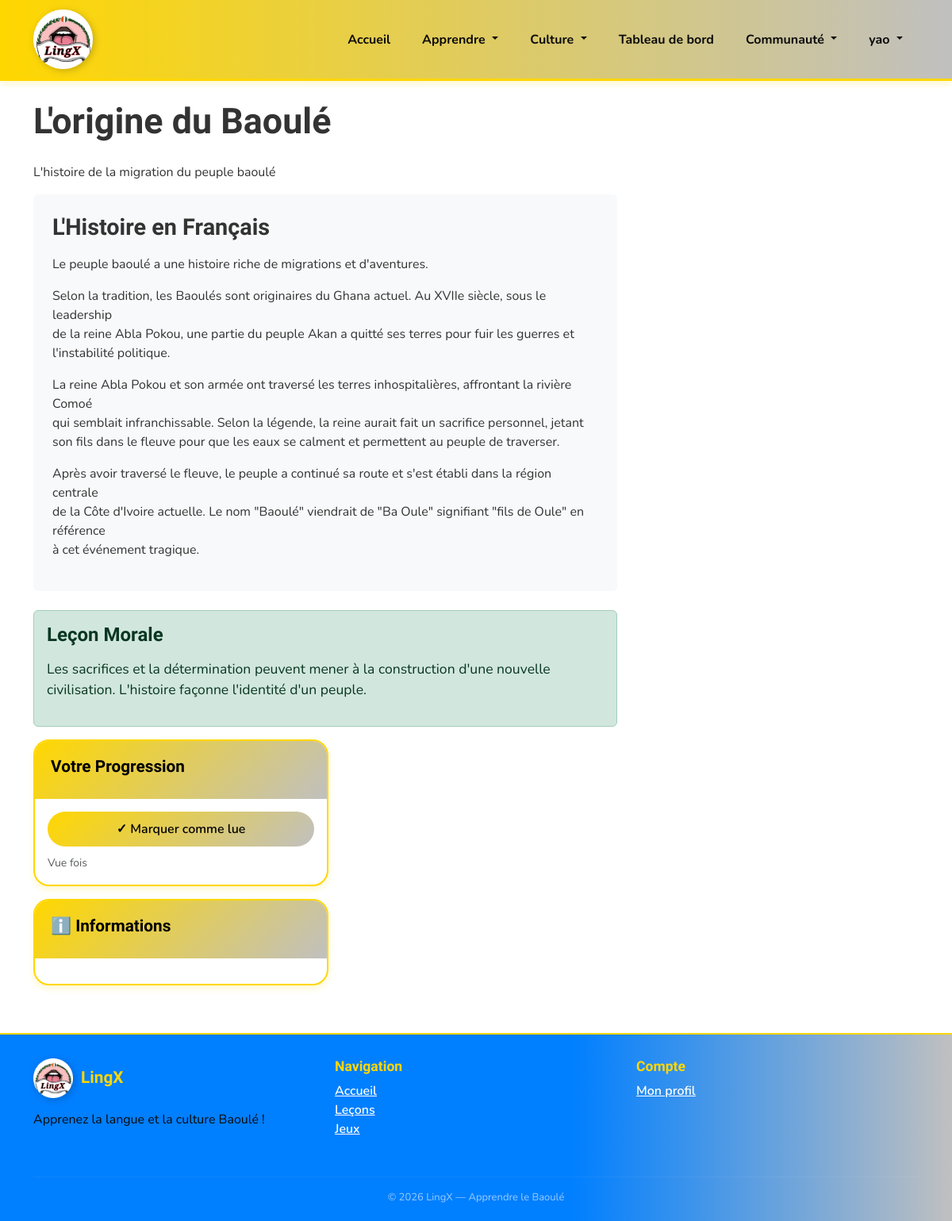
The page /story/3/ (signed in) on the database its author committed.
### lingx/models.py (models this page shows, shortened)
class Story(models.Model):
    STORY_TYPE_CHOICES = [
        ('legend', 'Légende'),
        ('tale', 'Conte'),
        ('history', 'Histoire'),
        ('fable', 'Fable'),
    ]
    title = models.CharField(max_length=250)
    story_type = models.CharField(max_length=20, choices=STORY_TYPE_CHOICES, default='tale')
    description = models.TextField()
    full_text = models.TextField()
    baule_text = models.TextField(blank=True, help_text="Texte original en Baoulé si disponible")
    moral_lesson = models.TextField(blank=True, help_text="Leçon morale ou enseignement")
    characters = models.TextField(blank=True, help_text="Personnages principaux (séparés par des virgules)")
    difficulty = models.CharField(max_length=20, choices=Lesson.DIFFICULTY_CHOICES, default='debutant')
    image = models.ImageField(upload_to='images/stories/', blank=True, null=True)
    audio_file = models.FileField(upload_to='audio/stories/', blank=True, null=True)
    video_url = models.URLField(blank=True, null=True)
    order = models.IntegerField(default=0)
    is_featured = models.BooleanField(default=False)
    created_at = models.DateTimeField(auto_now_add=True)
    updated_at = models.DateTimeField(auto_now=True)
    class Meta:
        verbose_name_plural = "Stories"
        ordering = ['order', '-created_at']

### lingx/views.py (the view)
# urls.py: path('story/<int:story_id>/', views.story_detail, name='story_detail'),
@login_required
def story_detail(request, story_id):
    story = get_object_or_404(Story, id=story_id)
    user_story_view, created = UserStoryView.objects.get_or_create(
        user=request.user,
        story=story
    )
    context = {
        'story': story,
        'user_story_view': user_story_view,
    }
    return render(request, 'story_detail.html', context)

### lingx/context_processors.py (called while the page is built, shortened)
def sous_groupes_images(request):
    repo_static = Path(__file__).resolve().parents[2] / 'static'
    images_dir = repo_static / 'images' / 'SOUS GROUPES'
    if not images_dir.exists() or not images_dir.is_dir():
        return {'sous_groupes_images': []}

### templates/story_detail.html (shortened to what this page needs)
{% extends 'base.html' %} {% load static %} {% block content %}
<div class="container mt-4">
  <h1>{{ story.title }}</h1>
  <div class="row">
    <div class="col-md-8 position-relative">
      <div class="baoule-content">
      <p>{{ story.description }}</p>
      <div class="story-content bg-light p-4 rounded">
        <h3>L'Histoire en Français</h3>
        <p style="line-height: 1.8; font-size: 1.05em">
          {{ story.full_text|linebreaks }}
        </p>
      </div>
      {% if story.moral_lesson %}
      <div class="alert alert-success mt-4">
        <h4> Leçon Morale</h4>
        <p style="font-size: 1.1em">{{ story.moral_lesson }}</p>
      </div>
      {% endif %}
        </div>
      </div>
    </div>
    <div class="col-md-4">
      {% if user.is_authenticated %}
      <div class="card mb-3">
        <div class="card-header">
          <h5> Votre Progression</h5>
        </div>
        <div class="card-body">
          {% if user_story_view.is_completed %}
          <button class="btn btn-success w-100" disabled>✓ Histoire Lue</button>
          <small class="text-muted">
            Complétée le {{ user_story_view.completed_at|date:"d/m/Y" }}
          </small>
          {% else %}
          <form method="post" action="#" class="mb-2">
            <button type="submit" class="btn btn-primary w-100">
              ✓ Marquer comme lue
            </button>
          </form>
          <small class="text-muted">Vue {{ user_story_view.views }} fois</small>
          {% endif %}
        </div>
      </div>
      {% else %}
      <div class="alert alert-info">
        <strong> Astuce:</strong>
        <a href="{% url 'login' %}">Connectez-vous</a> pour suivre votre
        progression!
      </div>
      {% endif %}
      <div class="card">
        <div class="card-header">
          <h5>ℹ️ Informations</h5>
        </div>
        <div class="card-body">
        </div>
      </div>
    </div>
  </div>
{% endblock %}

### templates/base.html (shortened to what this page needs)
{% load static %}
<!doctype html>
<html lang="fr">
  <head>
    <link
      href="https://cdn.jsdelivr.net/npm/bootstrap@5.3.0/dist/css/bootstrap.min.css"
      rel="stylesheet"
    />
    <link rel="stylesheet" href="{% static 'css/esatic-theme.css' %}" />
    <link rel="stylesheet" href="{% static 'css/duolingo-baoule.css' %}" />
  </head>
  <body>
    <nav class="navbar navbar-expand-lg sticky-top">
      <div class="container">
        <a
          class="navbar-brand"
          href="{% url 'home' %}"
          style="display: flex; align-items: center; padding: 0"
        >
          <img
            src="{% static 'images/lingx_circular.png' %}"
            alt="LingX Logo"
            style="
              width: 75px;
              height: 75px;
              object-fit: contain;
              filter: drop-shadow(2px 2px 4px rgba(0, 0, 0, 0.2));
            "
          />
        </a>
        <div class="collapse navbar-collapse" id="navbarNav">
          <ul class="navbar-nav ms-auto">
            {% if user.is_authenticated %}
            <li class="nav-item">
              <a class="nav-link" href="{% url 'home' %}"> Accueil</a>
            </li>
            {% endif %}
            <li class="nav-item dropdown">
              <a
                class="nav-link dropdown-toggle"
                href="#"
                role="button"
                data-bs-toggle="dropdown"
              >
                Apprendre
              </a>
            </li>
            <li class="nav-item dropdown">
              <a
                class="nav-link dropdown-toggle"
                href="#"
                role="button"
                data-bs-toggle="dropdown"
              >
                Culture
              </a>
            </li>
            {% if user.is_authenticated %}
            <li class="nav-item">
              <a class="nav-link" href="{% url 'dashboard' %}">
                Tableau de bord</a
              >
            </li>
            <li class="nav-item dropdown">
              <a
                class="nav-link dropdown-toggle"
                href="#"
                role="button"
                data-bs-toggle="dropdown"
              >
                Communauté
              </a>
            </li>
            <li class="nav-item dropdown">
              <a
                class="nav-link dropdown-toggle"
                href="#"
                role="button"
                data-bs-toggle="dropdown"
              >
                {{ user.username }}
              </a>
            </li>
            {% endif %}
          </ul>
        </div>
      </div>
    </nav>
    <main>{% block content %}{% endblock %}</main>
    <footer style="margin-top: 60px; padding: 30px 0 20px">
      <div class="container">
        <div class="row">
          <div class="col-md-4 mb-3">
            <div style="display: flex; align-items: center; gap: 10px; margin-bottom: 15px;">
              <img
                src="{% static 'images/lingx_circular.png' %}"
                alt="LingX Logo"
                style="
                  width: 50px;
                  height: 50px;
                  object-fit: contain;
                  filter: drop-shadow(2px 2px 4px rgba(0, 0, 0, 0.2));
                "
              />
              <h5
                style="
                  color: var(--or);
                  font-family: &quot;Baloo 2&quot;, cursive;
                  font-weight: 800;
                  margin: 0;
                "
              >
                LingX
              </h5>
            </div>
            <p>Apprenez la langue et la culture Baoulé !</p>
          </div>
          <div class="col-md-4 mb-3">
            <h6 style="color: var(--or)">Navigation</h6>
            <ul class="list-unstyled">
              <li>
                <a href="{% url 'home' %}" style="color: #fff"> Accueil</a>
              </li>
              {% if user.is_authenticated %}
              <li>
                <a href="{% url 'categories' %}" style="color: #fff"> Leçons</a>
              </li>
              <li>
                <a href="{% url 'games' %}" style="color: #fff"> Jeux</a>
              </li>
              {% endif %}
            </ul>
          </div>
          <div class="col-md-4 mb-3">
            <h6 style="color: var(--or)">Compte</h6>
            <ul class="list-unstyled">
              {% if user.is_authenticated %}
              <li>
                <a href="{% url 'profile' %}" style="color: #fff">Mon profil</a>
              </li>
              {% else %}
              <li>
                <a href="{% url 'login' %}" style="color: #fff"> Connexion</a>
              </li>
              {% endif %}
            </ul>
          </div>
        </div>
        <hr style="border-color: rgba(255, 255, 255, 0.2)" />
        <p
          class="text-center mb-0"
          style="color: rgba(255, 255, 255, 0.6); font-size: 13px"
        >
          © 2026 LingX — Apprendre le Baoulé
        </p>
      </div>
    </footer>
  </body>
</html>

### static/css/esatic-theme.css (style rules this page uses)
:root { --primary-color: #ffd700; --secondary-color: #c0c0c0; --success-color: #66BB6A; --warning-color: #ffd700; --danger-color: #EF5350; --dark-color: #000000; --light-color: #ffffff; --gradient: linear-gradient(135deg, #ffd700 0%, #c0c0c0 100%); }
body { font-family: 'Inter', -apple-system, BlinkMacSystemFont, 'Segoe UI', sans-serif; background: #ffffff; min-height: 100vh; color: #000000; }
.navbar { background: var(--gradient) !important; backdrop-filter: blur(10px); box-shadow: 0 4px 8px rgba(255, 215, 0, 0.2); }
.navbar-brand { font-weight: 700; font-size: 1.5rem; font-family: 'Playfair Display', serif; color: #000000 !important; }
.nav-link { color: #000000 !important; font-weight: 600; }
.btn-primary { background: var(--gradient); border: none; padding: 10px 25px; border-radius: 25px; font-weight: 600; color: #000000; transition: all 0.3s ease; }
.card { border: 2px solid #ffd700; border-radius: 20px; box-shadow: 0 4px 8px rgba(255, 215, 0, 0.2); transition: all 0.3s ease; overflow: hidden; background: white; }
.card-header { background: var(--gradient); color: #000000; border: none; padding: 20px; font-weight: 700; }

### static/css/duolingo-baoule.css (style rules this page uses)
:root { --or: #FFD700; --or-clair: #FFED4E; --or-sombre: #CCB000; --argent: #C0C0C0; --argent-clair: #E8E8E8; --argent-sombre: #A9A9A9; --bleu: #007FFF; --bleu-nuit: #003F7F; --bleu-clair: #4DA6FF; --orange-red: #FF4500; --blanc: #FFFFFF; --noir-doux: #0A0A0A; --gris-fond: #F4F6F8; --texte: #333333; --gradient-navbar: linear-gradient(90deg, #FFD700 0%, #C0C0C0 100%); --gold: #FFD700; --gold-dark: #CCB000; --brun: #003F7F; --vert: #4CAF50; --noir: #007FFF; --creme: #FFF8E7; --rouge: #FF4500; --bleu-old: #007FFF; --orange: #FF4500; --vert-clair: #E8F5E9; --rouge-clair: #FFEBEE; --bleu-clair-old: #E3F2FD; --gris: #F4F6F8; }
body { font-family: 'Nunito', sans-serif; color: var(--texte); }
h1, h2, h3, h4, h5, h6, .section-title { font-family: 'Baloo 2', cursive; font-weight: 700; }

### templates/base.html (style rules this page uses)
:root { --or: #ffd700; --or-clair: #ffed4e; --or-sombre: #ccb000; --argent: #c0c0c0; --argent-clair: #e8e8e8; --bleu: #007fff; --bleu-nuit: #003f7f; --bleu-clair: #4da6ff; --orange-red: #ff4500; }
.navbar { background: linear-gradient(90deg, #ffd700 0%, #c0c0c0 100%) !important; border-bottom: 3px solid #ffd700; padding: 12px 0 !important; min-height: auto; }
.navbar .nav-link { color: #0a0a0a !important; font-weight: 700 !important; font-size: 16px !important; padding: 12px 20px !important; transition: all 0.2s; }
footer { background: linear-gradient( 90deg, #007fff 0%, #007fff 60%, #c0c0c0 100% ); color: #0a0a0a; border-top: 2px solid #ffd700; }
footer a { color: #0a0a0a; font-weight: 600; transition: all 0.2s; }
footer h5, footer h6 { color: #0a0a0a; font-weight: 800; }
h1 { font-size: 2.8rem !important; font-weight: 900 !important; margin-bottom: 25px !important; }
h3 { font-size: 1.8rem !important; font-weight: 700 !important; margin-bottom: 18px !important; }
h4 { font-size: 1.5rem !important; font-weight: 700 !important; margin-bottom: 15px !important; }
h5 { font-size: 1.3rem !important; font-weight: 600 !important; }
h6 { font-size: 1.1rem !important; font-weight: 600 !important; }

### rows shown on the page
Story: title "L'origine du Baoulé", description "L'histoire de la migration du peuple baoulé", full_text "Le peuple baoulé a une histoire riche de migrations et d'aventures. Selon la tradition, les Baoulés sont originaires du Ghana actuel. Au XVIIe siècle, sous le leadership de la reine Abla Pokou, une partie du peuple Akan a quitté ses terres pour fuir les guerres et l'instabilité politique. La reine Abla Pokou et son armée ont traversé les terres inhospitalières, affrontant la rivière Comoé qui semblait infranchissable. Selon la légende, la reine aurait fait un sacrifice personnel, jetant son fils dans le fleuve pour que les eaux se calment et permettent au peuple de traverser. Après avoir traversé le fleuve, le peuple a continué sa route et s'est établi dans la région centrale de la Côte…", moral_lesson "Les sacrifices et la détermination peuvent mener à la construction d'une nouvelle civilisation. L'histoire façonne l'identité d'un peuple."

### other values the page prints
{{ user.username }} "yao"
